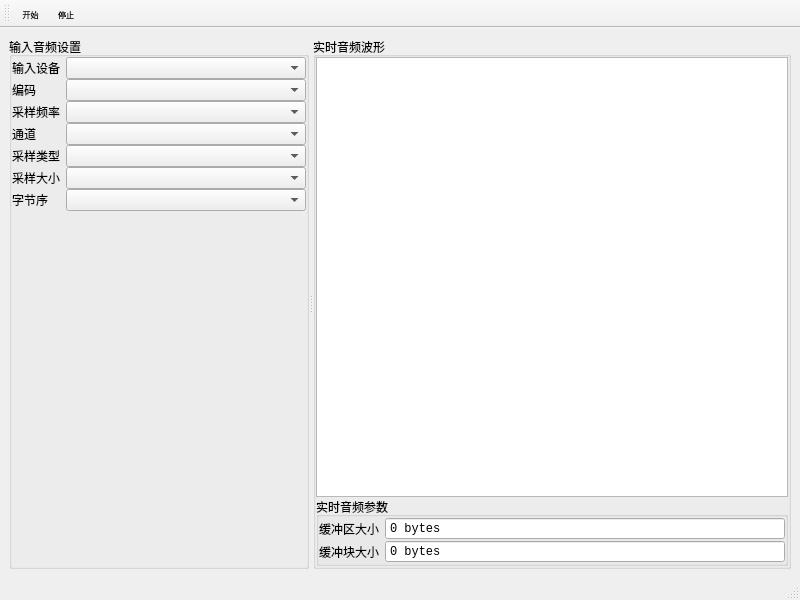
<?xml version="1.0" encoding="UTF-8"?>
<ui version="4.0">
 <class>Oscillometer</class>
 <widget class="QMainWindow" name="Oscillometer">
  <property name="geometry">
   <rect>
    <x>0</x>
    <y>0</y>
    <width>800</width>
    <height>600</height>
   </rect>
  </property>
  <property name="font">
   <font>
    <family>Consolas</family>
   </font>
  </property>
  <property name="windowTitle">
   <string>Oscillometer</string>
  </property>
  <widget class="QWidget" name="W_Central">
   <layout class="QVBoxLayout" name="verticalLayout_3">
    <item>
     <widget class="QSplitter" name="S_Central">
      <property name="orientation">
       <enum>Qt::Horizontal</enum>
      </property>
      <widget class="QGroupBox" name="GB_Settings">
       <property name="sizePolicy">
        <sizepolicy hsizetype="Preferred" vsizetype="Preferred">
         <horstretch>0</horstretch>
         <verstretch>0</verstretch>
        </sizepolicy>
       </property>
       <property name="minimumSize">
        <size>
         <width>300</width>
         <height>0</height>
        </size>
       </property>
       <property name="title">
        <string>输入音频设置</string>
       </property>
       <layout class="QFormLayout" name="formLayout_3">
        <property name="verticalSpacing">
         <number>0</number>
        </property>
        <property name="leftMargin">
         <number>0</number>
        </property>
        <property name="topMargin">
         <number>0</number>
        </property>
        <property name="rightMargin">
         <number>0</number>
        </property>
        <property name="bottomMargin">
         <number>0</number>
        </property>
        <item row="0" column="0">
         <widget class="QLabel" name="L_Available_Devices">
          <property name="text">
           <string>输入设备</string>
          </property>
         </widget>
        </item>
        <item row="0" column="1">
         <widget class="QComboBox" name="CB_Available_Devices"/>
        </item>
        <item row="1" column="0">
         <widget class="QLabel" name="L_Supported_Codecs">
          <property name="text">
           <string>编码</string>
          </property>
         </widget>
        </item>
        <item row="1" column="1">
         <widget class="QComboBox" name="CB_Supported_Codecs"/>
        </item>
        <item row="2" column="0">
         <widget class="QLabel" name="L_Supported_Sample_Rates">
          <property name="text">
           <string>采样频率</string>
          </property>
         </widget>
        </item>
        <item row="2" column="1">
         <widget class="QComboBox" name="CB_Supported_Sample_Rates"/>
        </item>
        <item row="3" column="0">
         <widget class="QLabel" name="L_Supported_Channel_Counts">
          <property name="text">
           <string>通道</string>
          </property>
         </widget>
        </item>
        <item row="3" column="1">
         <widget class="QComboBox" name="CB_Supported_Channel_Counts"/>
        </item>
        <item row="4" column="0">
         <widget class="QLabel" name="L_Supported_Sample_Types">
          <property name="text">
           <string>采样类型</string>
          </property>
         </widget>
        </item>
        <item row="4" column="1">
         <widget class="QComboBox" name="CB_Supported_Sample_Types"/>
        </item>
        <item row="5" column="0">
         <widget class="QLabel" name="L_Supported_Sample_Sizes">
          <property name="text">
           <string>采样大小</string>
          </property>
         </widget>
        </item>
        <item row="5" column="1">
         <widget class="QComboBox" name="CB_Supported_Sample_Sizes"/>
        </item>
        <item row="6" column="0">
         <widget class="QLabel" name="L_Supported_Byte_Orders">
          <property name="text">
           <string>字节序</string>
          </property>
         </widget>
        </item>
        <item row="6" column="1">
         <widget class="QComboBox" name="CB_Supported_Byte_Orders"/>
        </item>
       </layout>
      </widget>
      <widget class="QGroupBox" name="GB_Displayer">
       <property name="sizePolicy">
        <sizepolicy hsizetype="Preferred" vsizetype="Preferred">
         <horstretch>3</horstretch>
         <verstretch>0</verstretch>
        </sizepolicy>
       </property>
       <property name="title">
        <string>实时音频波形</string>
       </property>
       <layout class="QVBoxLayout" name="verticalLayout">
        <property name="spacing">
         <number>0</number>
        </property>
        <property name="leftMargin">
         <number>0</number>
        </property>
        <property name="topMargin">
         <number>0</number>
        </property>
        <property name="rightMargin">
         <number>0</number>
        </property>
        <property name="bottomMargin">
         <number>0</number>
        </property>
        <item>
         <widget class="QChartView" name="CV_Displayer"/>
        </item>
        <item>
         <widget class="QGroupBox" name="GB_Parameter">
          <property name="title">
           <string>实时音频参数</string>
          </property>
          <layout class="QFormLayout" name="formLayout_2">
           <property name="verticalSpacing">
            <number>0</number>
           </property>
           <property name="leftMargin">
            <number>0</number>
           </property>
           <property name="topMargin">
            <number>0</number>
           </property>
           <property name="rightMargin">
            <number>0</number>
           </property>
           <property name="bottomMargin">
            <number>0</number>
           </property>
           <item row="0" column="0">
            <widget class="QLabel" name="L_Buffer_Size">
             <property name="text">
              <string>缓冲区大小</string>
             </property>
            </widget>
           </item>
           <item row="1" column="0">
            <widget class="QLabel" name="L_Block_Size">
             <property name="text">
              <string>缓冲块大小</string>
             </property>
            </widget>
           </item>
           <item row="1" column="1">
            <widget class="QSpinBox" name="SB_Block_Size">
             <property name="readOnly">
              <bool>true</bool>
             </property>
             <property name="buttonSymbols">
              <enum>QAbstractSpinBox::NoButtons</enum>
             </property>
             <property name="showGroupSeparator" stdset="0">
              <bool>false</bool>
             </property>
             <property name="suffix">
              <string> bytes</string>
             </property>
            </widget>
           </item>
           <item row="0" column="1">
            <widget class="QSpinBox" name="SB_Buffer_Size">
             <property name="readOnly">
              <bool>true</bool>
             </property>
             <property name="buttonSymbols">
              <enum>QAbstractSpinBox::NoButtons</enum>
             </property>
             <property name="suffix">
              <string> bytes</string>
             </property>
            </widget>
           </item>
          </layout>
         </widget>
        </item>
       </layout>
      </widget>
     </widget>
    </item>
   </layout>
  </widget>
  <widget class="QMenuBar" name="MB_Menu">
   <property name="geometry">
    <rect>
     <x>0</x>
     <y>0</y>
     <width>800</width>
     <height>26</height>
    </rect>
   </property>
  </widget>
  <widget class="QStatusBar" name="SB_Status"/>
  <widget class="QToolBar" name="TB_Tool">
   <property name="font">
    <font>
     <family>Consolas</family>
     <pointsize>6</pointsize>
    </font>
   </property>
   <property name="windowTitle">
    <string>toolBar</string>
   </property>
   <property name="iconSize">
    <size>
     <width>20</width>
     <height>20</height>
    </size>
   </property>
   <property name="toolButtonStyle">
    <enum>Qt::ToolButtonTextUnderIcon</enum>
   </property>
   <attribute name="toolBarArea">
    <enum>TopToolBarArea</enum>
   </attribute>
   <attribute name="toolBarBreak">
    <bool>false</bool>
   </attribute>
   <addaction name="A_Start"/>
   <addaction name="A_Stop"/>
  </widget>
  <action name="A_Start">
   <property name="icon">
    <iconset resource="images.qrc">
     <normaloff>:/images/icons/play_circle.png</normaloff>:/images/icons/play_circle.png</iconset>
   </property>
   <property name="text">
    <string>开始</string>
   </property>
  </action>
  <action name="A_Stop">
   <property name="icon">
    <iconset resource="images.qrc">
     <normaloff>:/images/icons/stop_circle.png</normaloff>:/images/icons/stop_circle.png</iconset>
   </property>
   <property name="text">
    <string>停止</string>
   </property>
  </action>
 </widget>
 <customwidgets>
  <customwidget>
   <class>QChartView</class>
   <extends>QGraphicsView</extends>
   <header location="global">QChartView</header>
  </customwidget>
 </customwidgets>
 <resources>
  <include location="images.qrc"/>
 </resources>
 <connections/>
</ui>
